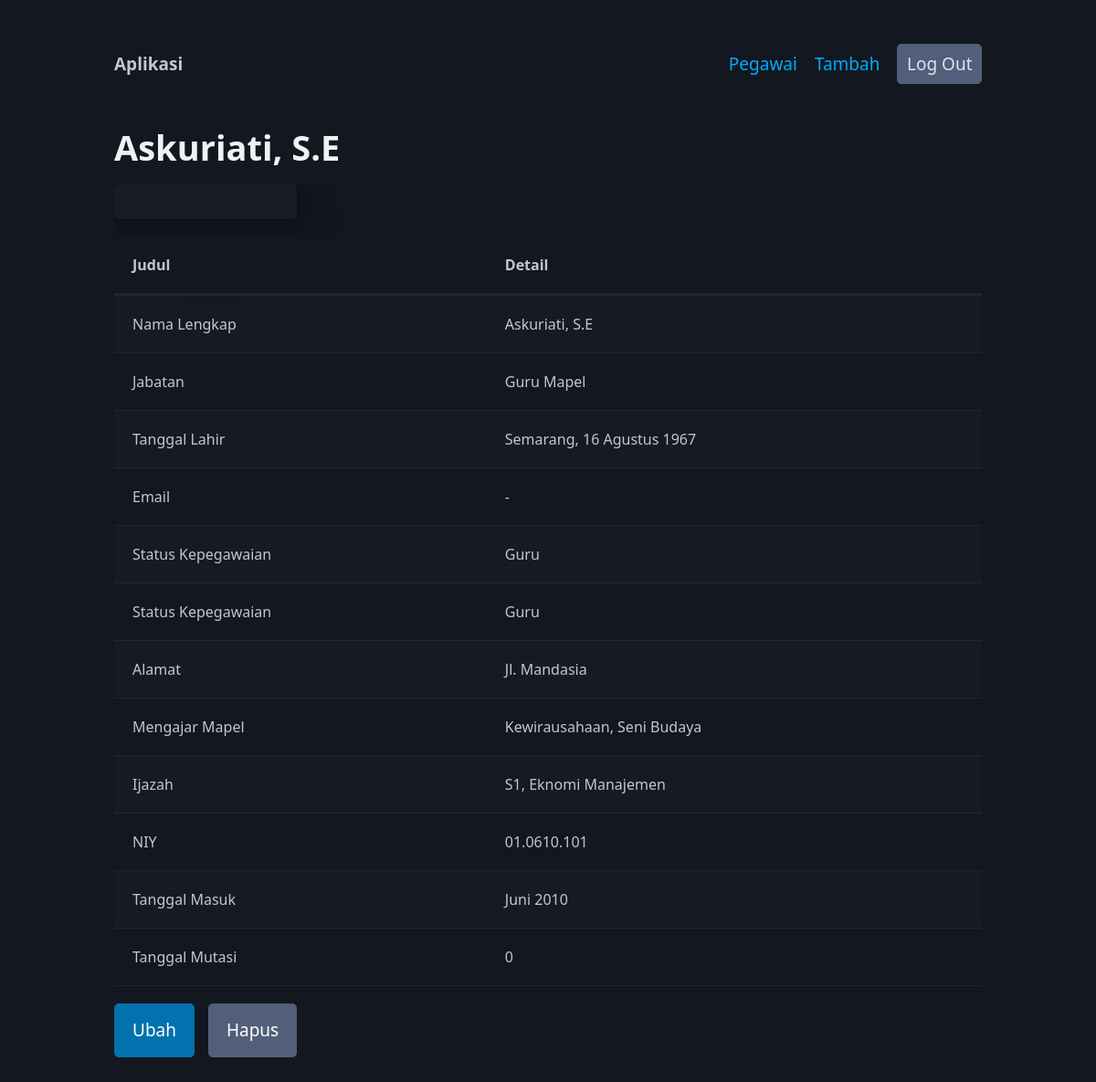
The app's page /detail.php?id=65 (signed in) with its own data.
### tables this page shows
CREATE TABLE `karyawan` (
  `id` int(11) NOT NULL,
  `nama` varchar(40) NOT NULL,
  `jabatan` varchar(100) NOT NULL,
  `tl` varchar(100) NOT NULL,
  `email` varchar(100) NOT NULL,
  `img` varchar(100) NOT NULL,
  `pegawai` varchar(40) NOT NULL,
  `alamat` varchar(200) NOT NULL,
  `mapel` varchar(100) NOT NULL,
  `ijazah` varchar(100) NOT NULL,
  `niy` varchar(30) NOT NULL,
  `tglmasuk` varchar(40) NOT NULL,
  `tglmutasi` varchar(40) NOT NULL
);

### functions.php (called while the page is built, shortened)
<?php
$conn = mysqli_connect("localhost", "root", "", "daftarguru");
function query($query) {
    global $conn;
    $results = mysqli_query($conn, $query);
    $rows = [];
    while ($row = mysqli_fetch_assoc($results)) {
        $rows[] = $row;
    }
    return $rows;
}
?>

### detail.php (the view, shortened to what this page needs)
<?php
    require "functions.php";
    $id = $_GET["id"];
    $karyawans = query("SELECT * FROM karyawan WHERE id = $id");
?>
<html data-theme="dark">
<head>
    <link rel="stylesheet" href="style.css">
    <link
      rel="stylesheet"
      href="https://cdn.jsdelivr.net/npm/@picocss/pico@2.0.3/css/pico.min.css"
    />
</head>
<body class="container">
    <br>
    <nav>
    <ul>
        <li><strong>Aplikasi</strong></li>
    </ul>
    <ul>
        <li><a href="index.php">Pegawai</a></li>
        <li><a href="add.php">Tambah</a></li>
        <?php
        if (isset($_SESSION["login"])) {
            echo "<li><button class='secondary'><a class='contrast' href='signout.php'>Log Out</button></a></li>";
        } else {
            echo "<li><button class='secondary'><a class='contrast' href='signin.php'>Log In</button></a></li>";
        }
        ?>
    </ul>
    </nav>
    <br>
    <h1><?= $karyawans[0]["nama"] ?></h1>
    <div style="overflow-x: auto;">
    <table class="striped">
        <thead>
            <tr>
            <th class="p-table" scope="col">Judul</th>
            <th class="p-table" scope="col">Detail</th>
            </tr>
        </thead>
        <article style="max-width: 200px;">
        </article>
        <tbody>
            <?php foreach($karyawans as $karyawan) : ?>
            <tr>
                <td class="p-table">Nama Lengkap</td>
                <td class="p-table"><?= $karyawan["nama"] ?></td>
            </tr>
            <tr>
                <td class="p-table">Jabatan</td>
                <td class="p-table"><?= $karyawan["jabatan"] ?></td>
            </tr>
            <tr>
                <td class="p-table">Tanggal Lahir</td>
                <td class="p-table"><?= $karyawan["tl"] ?></td>
            </tr>
            <tr>
                <td class="p-table">Email</td>
                <td class="p-table"><?= $karyawan["email"] ?></td>
            </tr>
            <tr>
                <td class="p-table">Status Kepegawaian</td>
                <td class="p-table"><?= $karyawan["pegawai"] ?></td>
            </tr>
            <tr>
                <td class="p-table">Status Kepegawaian</td>
                <td class="p-table"><?= $karyawan["pegawai"] ?></td>
            </tr>
            <tr>
                <td class="p-table">Alamat</td>
                <td class="p-table"><?= $karyawan["alamat"] ?></td>
            </tr>
            <tr>
                <td class="p-table">Mengajar Mapel</td>
                <td class="p-table"><?= $karyawan["mapel"] ?></td>
            </tr>
            <tr>
                <td class="p-table">Ijazah</td>
                <td class="p-table"><?= $karyawan["ijazah"] ?></td>
            </tr>
            <tr>
                <td class="p-table">NIY</td>
                <td class="p-table"><?= $karyawan["niy"] ?></td>
            </tr>
            <tr>
                <td class="p-table">Tanggal Masuk</td>
                <td class="p-table"><?= $karyawan["tglmasuk"] ?></td>
            </tr>
            <tr>
                <td class="p-table">Tanggal Mutasi</td>
                <td class="p-table"><?= $karyawan["tglmutasi"] ?></td>
            </tr>
            <?php endforeach ?>
        </tbody>
    </table>
    <a style="margin-right: 10px;" href="edit.php?id=<?= $karyawans[0]["id"] ?>""><button>Ubah</button></a>
    <a href="delete.php?id=<?= $karyawans[0]["id"] ?>"><button class="secondary">Hapus</button></a>
    <br>
    <br>
    </div>
</body>
</html>

### style.css (style rules this page uses)
.p-table { padding: 20px; }

### records on screen
karyawan: nama "Askuriati, S.E", jabatan "Guru Mapel", tl "Semarang, 16 Agustus 1967", email "-", pegawai "Guru", alamat "Jl. Mandasia", mapel "Kewirausahaan, Seni Budaya", ijazah "S1, Eknomi Manajemen", niy "01.0610.101", tglmasuk "Juni 2010", tglmutasi "0"
